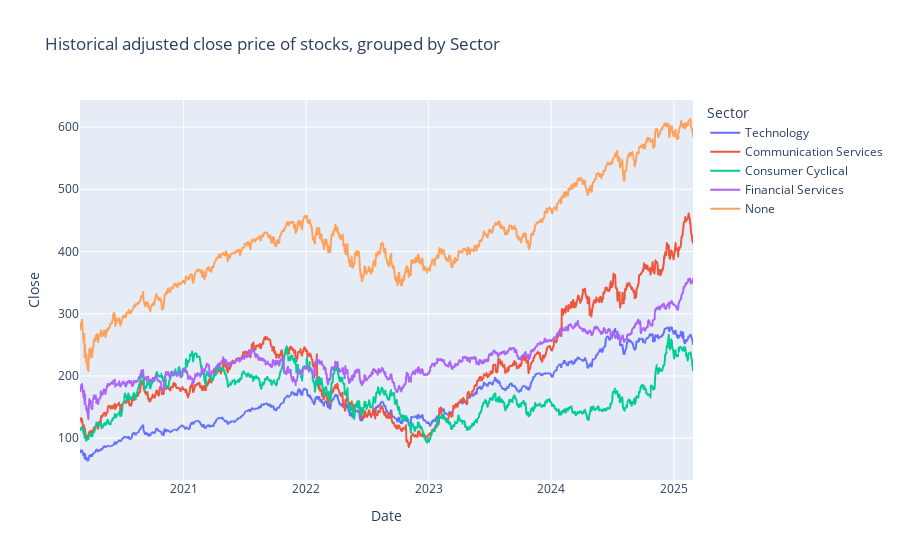

The cell this chart's notebook holds for it:
### Code cell
fig = px.line(grouped_data, x='Date', y='Close', color=group, 
              title = f'Historical adjusted close price of stocks, grouped by {group}',
              labels = {
                  'date' : 'Date',
                  'close' : 'Closing price (adjusted)'
                })
fig

### Figure 1 — Plotly figure (JSON) as saved in the notebook; plotly's stock layout.template omitted (floating-point values rounded to 4 significant figures; data arrays with more than 128 entries replaced by an {"elided": "..."} marker saying what was removed)
{"data": [{"hovertemplate": "Sector=Technology<br>Date=%{x}<br>Close=%{y}<extra></extra>", "legendgroup": "Technology", "line": {"color": "#636efa", "dash": "solid"}, "marker": {"symbol": "circle"}, "mode": "lines", "name": "Technology", "showlegend": true, "type": "scattergl", "x": {"elided": "1258 str values"}, "xaxis": "x", "y": {"elided": "1258 float values"}, "yaxis": "y"}, {"hovertemplate": "Sector=Communication Services<br>Date=%{x}<br>Close=%{y}<extra></extra>", "legendgroup": "Communication Services", "line": {"color": "#EF553B", "dash": "solid"}, "marker": {"symbol": "circle"}, "mode": "lines", "name": "Communication Services", "showlegend": true, "type": "scattergl", "x": {"elided": "1257 str values"}, "xaxis": "x", "y": {"elided": "1257 float values"}, "yaxis": "y"}, {"hovertemplate": "Sector=Consumer Cyclical<br>Date=%{x}<br>Close=%{y}<extra></extra>", "legendgroup": "Consumer Cyclical", "line": {"color": "#00cc96", "dash": "solid"}, "marker": {"symbol": "circle"}, "mode": "lines", "name": "Consumer Cyclical", "showlegend": true, "type": "scattergl", "x": {"elided": "1257 str values"}, "xaxis": "x", "y": {"elided": "1257 float values"}, "yaxis": "y"}, {"hovertemplate": "Sector=Financial Services<br>Date=%{x}<br>Close=%{y}<extra></extra>", "legendgroup": "Financial Services", "line": {"color": "#ab63fa", "dash": "solid"}, "marker": {"symbol": "circle"}, "mode": "lines", "name": "Financial Services", "showlegend": true, "type": "scattergl", "x": {"elided": "1257 str values"}, "xaxis": "x", "y": {"elided": "1257 float values"}, "yaxis": "y"}, {"hovertemplate": "Sector=None<br>Date=%{x}<br>Close=%{y}<extra></extra>", "legendgroup": "None", "line": {"color": "#FFA15A", "dash": "solid"}, "marker": {"symbol": "circle"}, "mode": "lines", "name": "None", "showlegend": true, "type": "scattergl", "x": {"elided": "1257 str values"}, "xaxis": "x", "y": {"elided": "1257 float values"}, "yaxis": "y"}], "layout": {"legend": {"title": {"text": "Sector"}, "tracegroupgap": 0}, "title": {"text": "Historical adjusted close price of stocks, grouped by Sector"}, "xaxis": {"anchor": "y", "domain": [0, 1], "title": {"text": "Date"}}, "yaxis": {"anchor": "x", "domain": [0, 1], "title": {"text": "Close"}}}}
